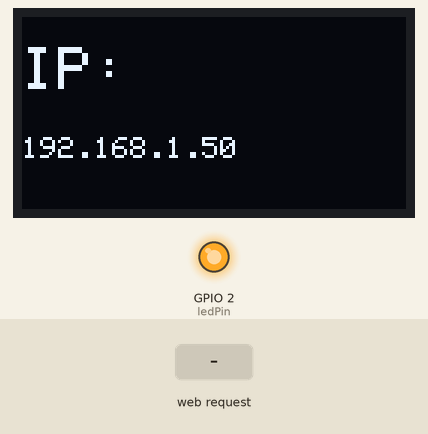
This sketch was run on a simulated ESP8266 (NodeMCU). Parts: 128×64 one-colour display, output pins drawn as LEDs (lit = HIGH). The inputs (shaded band) are chosen by the test bench. WiFi joins after 1.5 s; servers stay silent unless stated; what the sketch prints to the serial monitor is not drawn.

Above: at 2.7 s.
2.8 s: HTTP request GET /morse?palavra=1 received
At 3.35 s:
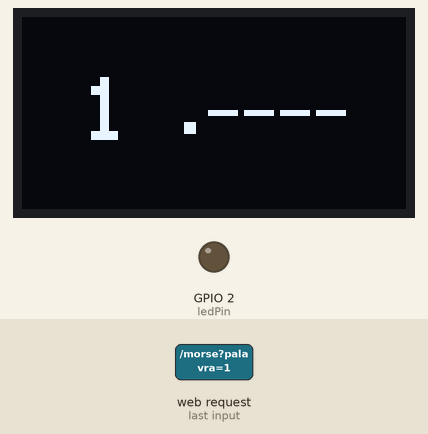
5.2 s: HTTP request GET /morse?palavra=120 received
At 6.09 s:
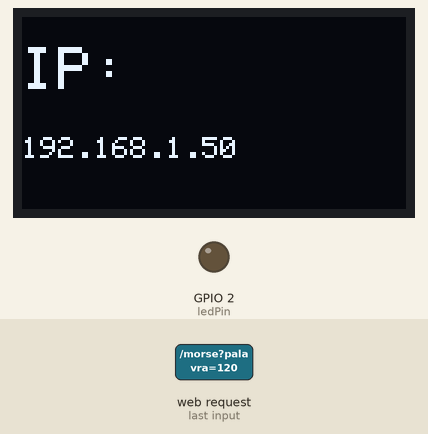
At 11.9 s:
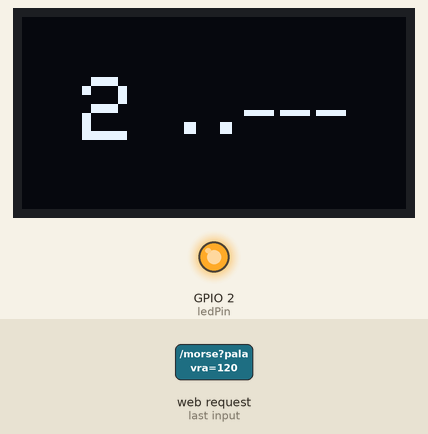
Timing chart, 0 to 13.5 s (numbered marks = the images above; inputs shaded):
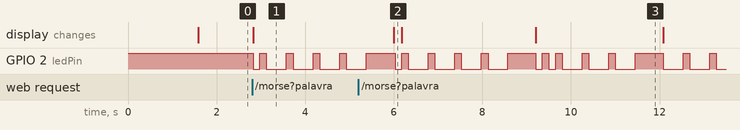

The sketch:

codigoConversorMorse.ino
```cpp
#include <ESP8266WiFi.h>
#include <ESP8266WebServer.h>
#include <Wire.h>
#include <Adafruit_GFX.h>
#include <Adafruit_SSD1306.h>

// OBS: O CÓDIGO FOI FEITO PARA O ESP 8266.
// O grupo responsável por esse projeto composto por:

// Gabriel do Espírito Santo
// Maguiane Gloden Lopes
// Nicoli Saldanha Ricardo
// Pablo Francisco Freitas Barauce
// Pedro Augusto Marques Kloster


const char* ssid = "Coloque o nome da sua rede wifi";
const char* password = "senha da rede";

ESP8266WebServer server(80);

#define SCREEN_WIDTH 128
#define SCREEN_HEIGHT 64
#define OLED_RESET -1
Adafruit_SSD1306 display(SCREEN_WIDTH, SCREEN_HEIGHT, &Wire, OLED_RESET);

const int ledPin = LED_BUILTIN;
const int dotDelay = 150;

const String morseAlphabet[] = {
  ".-", "-...", "-.-.", "-..", ".", "..-.", "--.", "....", "..",
  ".---", "-.-", ".-..", "--", "-.", "---", ".--.", "--.-", ".-.",
  "...", "-", "..-", "...-", ".--", "-..-", "-.--", "--.."
};

const String morseNumbers[] = {
  "-----", ".----", "..---", "...--", "....-",
  ".....", "-....", "--...", "---..", "----."
};

void setup() {
  pinMode(ledPin, OUTPUT);
  digitalWrite(ledPin, HIGH);

  Serial.begin(115200);

  if(!display.begin(SSD1306_SWITCHCAPVCC, 0x3C)) {
    Serial.println("Falha na tela OLED!");
    for(;;);
  }

  display.clearDisplay();
  display.setTextSize(1);
  display.setTextColor(SSD1306_WHITE);
  display.setCursor(0, 10);
  display.println("Conectando Wi-Fi...");
  display.display();

  WiFi.begin(ssid, password);
  while (WiFi.status() != WL_CONNECTED) {
    delay(500);
    Serial.print(".");
  }

  mostrarIPnaTela();

  server.on("/morse", []() {
    server.sendHeader("Access-Control-Allow-Origin", "*");

    if (server.hasArg("palavra")) {
      String msg = server.arg("palavra");

      server.send(200, "text/plain", "Mensagem recebida");

      msg.toUpperCase();
      Serial.print("Msg: ");
      Serial.println(msg);

      playMorseString(msg);

      mostrarIPnaTela();
    } else {
      server.send(400, "text/plain", "Palavra não inserida");
    }
  });

  server.onNotFound([]() {
    if (server.method() == HTTP_OPTIONS) {
      server.sendHeader("Access-Control-Allow-Origin", "*");
      server.sendHeader("Access-Control-Allow-Methods", "GET, OPTIONS");
      server.send(204);
    } else {
      server.send(404, "text/plain", "Rota não encontrada");
    }
  });

  server.begin();
}

void loop() {
  server.handleClient();
}

void mostrarIPnaTela() {
  display.clearDisplay();
  display.setCursor(0, 10);
  display.setTextSize(2);
  display.println("IP:");

  display.setCursor(0, 40);

  display.setTextSize(1);
  display.println(WiFi.localIP());
  display.display();
}

void playMorseString(String text) {
  for (int i = 0; i < text.length(); i++) {
    char c = text[i];
    String code = "";

    if (c >= 'A' && c <= 'Z') {
      code = morseAlphabet[c - 'A'];
    }
    else if (c >= '0' && c <= '9') {
      code = morseNumbers[c - '0'];
    }
    else if (c == ' ') {
      delay(dotDelay * 4);
    }

    if (code != "") {
      display.clearDisplay();

      display.setCursor(20, 20);
      display.setTextSize(3);
      display.print(c);

      display.setCursor(50, 25);
      display.setTextSize(2);
      display.print(code);

      display.display();


      playMorseChar(code);
    }

    delay(dotDelay * 3);
  }
}

void playMorseChar(String morseCode) {
  for (int i = 0; i < morseCode.length(); i++) {
    char symbol = morseCode[i];

    digitalWrite(ledPin, LOW);
    if (symbol == '.') { delay(dotDelay); }
    else if (symbol == '-') { delay(dotDelay * 3); }

    digitalWrite(ledPin, HIGH);
    delay(dotDelay);
  }
}
```

Measured:
- after the input at 2.8 s, GPIO 2 (ledPin): HIGH → LOW at once, then repeats every 0.60 s: HIGH 0.15 s, LOW 0.45 s; the display: changes at once (image 1)
- what the display in image 3 shows lasts 2.9 s, from 9.2 s to 12.1 s
